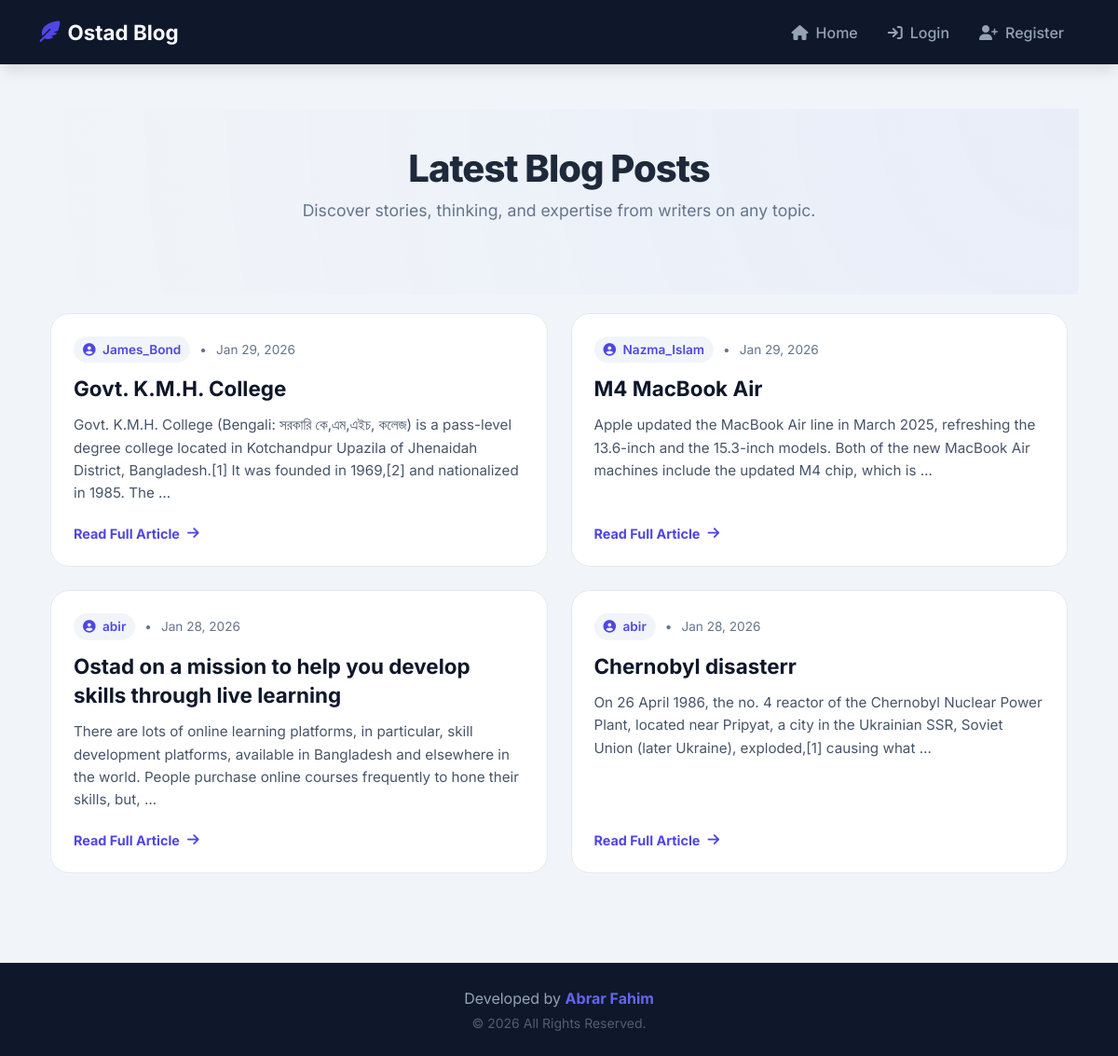
The page / on the database its author committed.
### posts/models.py (models this page shows, shortened)
class Post(models.Model):
    title = models.CharField(max_length=200) # Blog er title
    content = models.TextField()             # Blog er bhetorer lekha
    author = models.ForeignKey(User, on_delete=models.CASCADE) # User delete hole post o delete hobe
    created_at = models.DateTimeField(auto_now_add=True)       # Automatic date nibe
    updated_at = models.DateTimeField(auto_now=True)

### posts/views.py (the view)
# urls.py: path('', views.home, name='home'),
def home(request):
    posts = Post.objects.all().order_by('-created_at')
    return render(request, 'posts/home.html', {'posts': posts})

### templates/posts/home.html (shortened to what this page needs)
{% extends 'base.html' %}
{% block content %}
<link rel="stylesheet" href="https://cdnjs.cloudflare.com/ajax/libs/animate.css/4.1.1/animate.min.css"/>
<div class="hero-banner animate__animated animate__fadeIn">
    <h1 class="hero-title">Latest Blog Posts</h1>
    <p class="hero-subtitle">Discover stories, thinking, and expertise from writers on any topic.</p>
</div>
<div class="container pb-5">
    {% if posts %}
        <div class="blog-grid">
            {% for post in posts %}
                <article class="post-card animate__animated animate__fadeIn">
                    <div class="post-meta">
                        <span class="author-badge">
                            <i class="fa-solid fa-user-circle me-1"></i> {{ post.author.username }}
                        </span>
                        <span>•</span>
                        <span>{{ post.created_at|date:"M d, Y" }}</span>
                    </div>
                    <h3 class="post-title">{{ post.title }}</h3>
                    <p class="post-excerpt">
                        {{ post.content|truncatewords:30 }}
                    </p>
                    <a href="{% url 'post_detail' post.pk %}" class="btn-read">
                        Read Full Article <i class="fa-solid fa-arrow-right"></i>
                    </a>
                </article>
            {% endfor %}
        </div>
    {% endif %}
</div>
{% endblock %}

### templates/base.html (style rules this page uses)
:root { --primary-color: #4f46e5; --primary-hover: #4338ca; --dark-bg: #0f172a; --text-light: #f8fafc; --danger-color: #ef4444; }
html, body { height: 100%; margin: 0; }
body { display: flex; flex-direction: column; min-height: 100vh; font-family: "Inter", sans-serif; background-color: #f1f5f9; color: #1e293b; }

### templates/posts/home.html (style rules this page uses)
.hero-banner { text-align: center; padding: 40px 0 60px; background: radial-gradient(circle at top right, rgba(99, 102, 241, 0.05), transparent); }
.hero-title { font-size: 2.5rem; font-weight: 800; color: #1e293b; letter-spacing: -1px; }
.hero-subtitle { color: #64748b; font-size: 1.1rem; }
.blog-grid { display: grid; grid-template-columns: repeat(auto-fill, minmax(350px, 1fr)); gap: 25px; margin-top: 20px; }
.post-card { background: white; border: 1px solid #e2e8f0; border-radius: 1.25rem; padding: 1.5rem; transition: all 0.4s cubic-bezier(0.4, 0, 0.2, 1); display: flex; flex-direction: column; height: 100%; position: relative; overflow: hidden; }
.post-meta { display: flex; align-items: center; gap: 10px; margin-bottom: 12px; font-size: 0.85rem; color: #64748b; }
.author-badge { background: #f1f5f9; color: #4f46e5; padding: 4px 10px; border-radius: 50px; font-weight: 600; }
.post-title { font-size: 1.4rem; font-weight: 700; color: #0f172a; line-height: 1.4; margin-bottom: 12px; transition: 0.3s; }
.post-excerpt { color: #475569; font-size: 0.95rem; line-height: 1.6; flex-grow: 1; margin-bottom: 20px; }
.btn-read { display: inline-flex; align-items: center; gap: 8px; color: #4f46e5; text-decoration: none; font-weight: 700; font-size: 0.9rem; transition: 0.3s; }
.btn-read i { transition: 0.3s; }

### rows shown on the page
Post: author.username "James_Bond", created_at "Jan 29, 2026", title "Govt. K.M.H. College", content "Govt. K.M.H. College (Bengali: সরকারি কে,এম,এইচ, কলেজ) is a pass-level degree college located in Kotchandpur Upazila of Jhenaidah District, Bangladesh.[1] It was founded in 1969,[2] and nationalized in 1985. The …"
Post: author.username "Nazma_Islam", created_at "Jan 29, 2026", title "M4 MacBook Air", content "Apple updated the MacBook Air line in March 2025, refreshing the 13.6-inch and the 15.3-inch models. Both of the new MacBook Air machines include the updated M4 chip, which is …"
Post: author.username "abir", created_at "Jan 28, 2026", title "Ostad on a mission to help you develop skills through live learning", content "There are lots of online learning platforms, in particular, skill development platforms, available in Bangladesh and elsewhere in the world. People purchase online courses frequently to hone their skills, but, …"
Post: author.username "abir", created_at "Jan 28, 2026", title "Chernobyl disasterr", content "On 26 April 1986, the no. 4 reactor of the Chernobyl Nuclear Power Plant, located near Pripyat, a city in the Ukrainian SSR, Soviet Union (later Ukraine), exploded,[1] causing what …"
